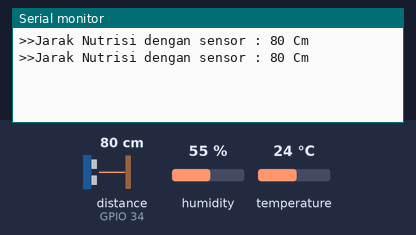
This sketch was run on a simulated ESP32. On the bench: the last lines printed to the serial monitor. Wiring (inferred from the names in the program): ultrasonic range finder: trigger GPIO 35; echo GPIO 34. Inputs (shaded band) come from the test bench; at power-on: distance to the obstacle (sensor on GPIO 34) 80 cm, humidity 55 %, temperature 24 °C. The echo pulse lasts 58.3 µs per cm.

Above: at 1.8 s.
1.9 s: distance to the obstacle (sensor on GPIO 34) set to 2 cm
At 2.8 s:
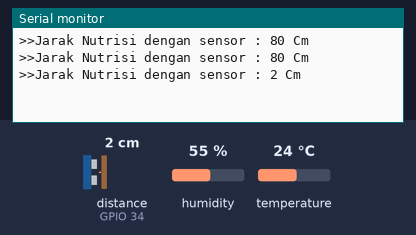
3.4 s: distance to the obstacle (sensor on GPIO 34) set to 4 cm
At 4.6 s:
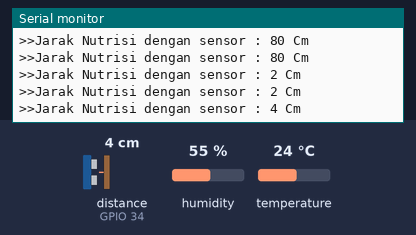
Timing chart, 0 to 6.4 s (numbered marks = the images above; inputs shaded):
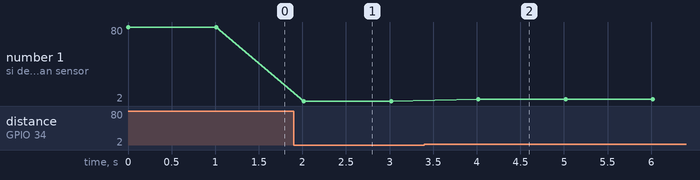

Measured:
- after the input at 1.9 s, the serial monitor: prints a new line after 0.12 s (image 1)
- after the input at 3.4 s, the serial monitor: prints a new line after 0.62 s (image 2)
- plotted number 1: 80 → 2 after the input at 1.9 s, 2 → 4 after the input at 3.4 s

The sketch:

MEGA_ALL_SENSOR.ino
```cpp
#include <Arduino.h>
#include <Wire.h>
#include <BH1750.h>
#include <DHT.h>


#define DHTPIN 32
#define TipeDHT DHT22
#define E_Pin 34 //Echo Pin
#define T_Pin 35 //Trigger Pin

DHT dht(DHTPIN, TipeDHT);
BH1750 S_cahaya;

float LUX, humi, temp;
long Durasi, Jarak, adc_resolution = 1024.0;;
int pHSense = A0, samples = 10;

#include "Sensor.h"
void setup( ) {
  Serial.begin(9600);
  Serial1.begin(115200);

  pinMode(T_Pin, OUTPUT);
  pinMode(E_Pin, INPUT);

  Wire.begin();
  S_cahaya.begin();
  while (isnan(dht.readHumidity()) or isnan(dht.readTemperature())) {
    Serial.println("DHT22 Belum Terhubung");
    delay(2000);
  }

}

void loop() {
  Serial.print(">>");
  Sensor_hcsr04();
  delay(1000);


}
```

Sensor.h
```cpp
void Sensor_LUX() {
  LUX = S_cahaya.readLightLevel();
  Serial.print("Cahaya: ");
  Serial.print(LUX);
  Serial.println(" LUX");
}

void Sensor_TempHumi () {

  humi = dht.readHumidity();
  temp = dht.readTemperature();

  Serial.println("Hum : " + String(humi) + " %  Temp : " + String(temp) + " C");
}

void Sensor_hcsr04() {
  digitalWrite(T_Pin, LOW); delayMicroseconds(2);
  digitalWrite(T_Pin, HIGH); delayMicroseconds(10);
  digitalWrite(T_Pin, LOW);
  Durasi = pulseIn(E_Pin, HIGH);
  Jarak = Durasi / 58.2;

  Serial.println("Jarak Nutrisi dengan sensor : " + String(Jarak) + " Cm");
}


float Sensor_Ph    (float voltage) {
    return 7 + ((2.5 - voltage) / 0.18);
  }
```
